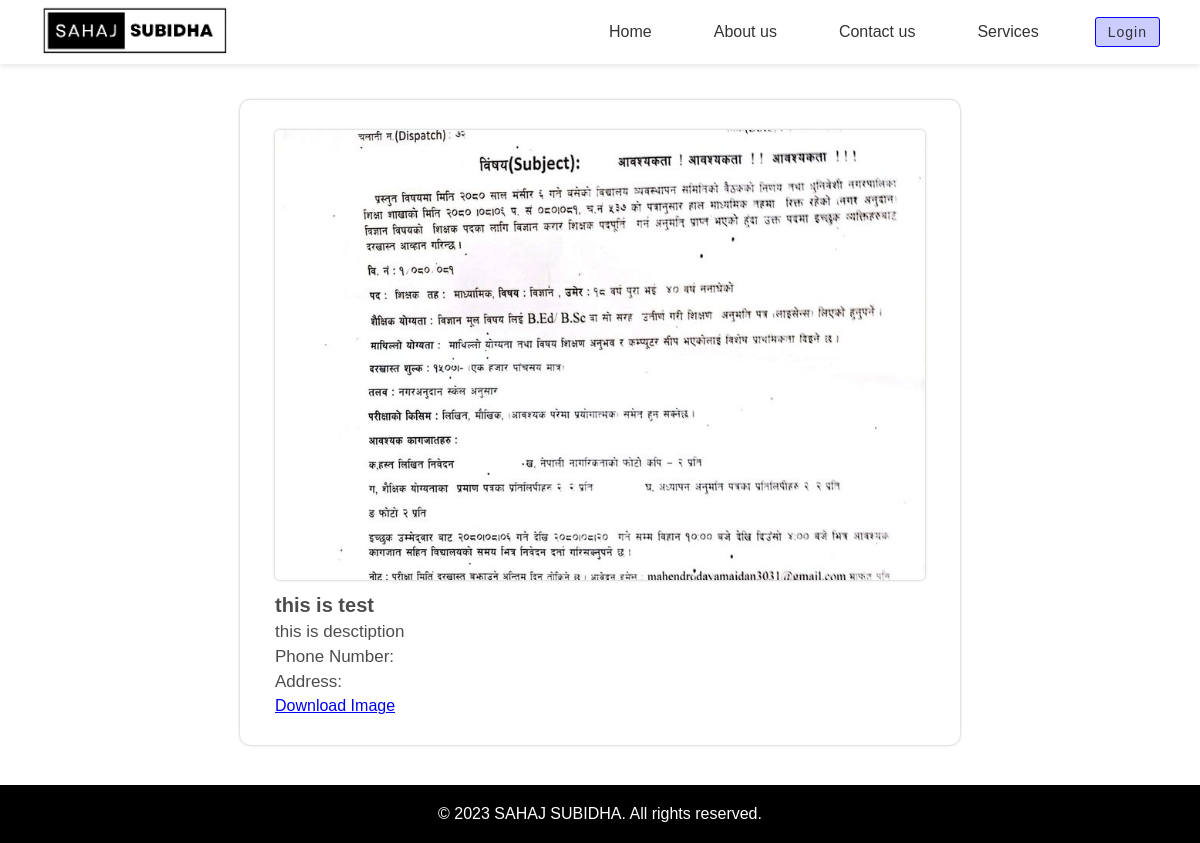
The page /singleproduct.php?view-product=2 on the database its author committed.
### tables this page shows
CREATE TABLE `category` (
  `id` int(11) NOT NULL,
  `category` varchar(255) DEFAULT NULL,
  `date` datetime DEFAULT current_timestamp()
);

CREATE TABLE `producttable` (
  `id` int(11) NOT NULL,
  `categoryid` int(11) DEFAULT NULL,
  `subcategoryid` int(11) DEFAULT NULL,
  `name` varchar(255) DEFAULT NULL,
  `description` varchar(1023) DEFAULT NULL,
  `image` varchar(255) DEFAULT NULL,
  `date` datetime DEFAULT current_timestamp(),
  `userid` int(11) DEFAULT NULL,
  `phnumber` varchar(255) DEFAULT NULL,
  `address` varchar(255) DEFAULT NULL
);

### singleproduct.php (the view, shortened to what this page needs)
<?php
$servername = "localhost";
$username = "root";
$password = "";
$dbname = "prabeshraul";
$conn = new mysqli($servername, $username, $password, $dbname);
$productId = isset($_GET['view-product']) ? mysqli_real_escape_string($conn, $_GET['view-product']) : 0;
$sqlProduct = "SELECT c.category AS category, c.id AS categoryId, s.subcategory AS subcategory, s.id AS subcategoryId,
                      p.id AS productId, p.name AS productName, p.description AS productDescription,
                      p.image, p.date, p.userId, p.id AS id, p.phnumber AS phnumber, p.address AS address
                  FROM producttable AS p
                  LEFT JOIN category AS c ON c.id = p.categoryId
                  LEFT JOIN subcategory AS s ON s.id = p.subcategoryId
                  WHERE p.id='$productId'";
$resultProduct = $conn->query($sqlProduct);
?>
<!DOCTYPE html>
<html lang="en">
<head>
    <link rel="stylesheet" href="./css/style111.css">
    <link rel="stylesheet" href="https://unpkg.com/swiper/swiper-bundle.min.css" />
    <link rel="stylesheet" href="./css/singleProduct.css">
</head>
<body>
    <?php include "./common/Navigation.php" ?>
    <div id="single-page-container">
        <div id="content-container">
            <?php
            if ($resultProduct->num_rows > 0) {
                while ($row = $resultProduct->fetch_assoc()) {
                    echo '
                    <img  src="http://localhost/SahajSubidha/dashboard/' . $row['image'] . '">
                    <div class="contentSingle">
                        <h2>' . $row['productName'] . '</h2>
                        <p>' . $row['productDescription'] . '</p>
                        <p>Phone Number: ' . $row['phnumber'] . '</p>
                        <p>Address: ' . $row['address'] . '</p>
                        <a href="http://localhost/SahajSubidha/dashboard/' . $row['image'] . '" download>Download Image</a>
                    </div>
            ';
                }
            }
            ?>
        </div>
    </div>
    <footer>
        <div class="footer-bottom">
            <p>&copy; 2023 SAHAJ SUBIDHA. All rights reserved.</p>
        </div>
    </footer>
</body>
</html>

### common/Navigation.php (shortened to what this page needs)
<?php
$servername = "localhost";
$username = "root";
$password = "";
$dbname = "prabeshraul";
$conn = new mysqli($servername, $username, $password, $dbname);
$userId = 0;
$userName = "User";
$userEmail = "user@gmail.com";
$sql = "SELECT id, category, date FROM category";
$result = $conn->query($sql);
?>
<!DOCTYPE html>
<html lang="en">
<head>
</head>
<body>
    <header class="header" style="z-index:1000000;">
        <div class="logo">
            <a href="./index.php"><img src="./common/logo.png" alt="Logo: Sahaj-Subidha"></a>
        </div>
        <nav class="nav-menu">
            <ul>
                <?php
                if ($result->num_rows > 0) {
                    while ($row = $result->fetch_assoc()) {
                        $categoryLink = strtolower($row['category']) == "home" ? './index' : './' . strtolower($row['category']);
                        $words = explode(' ', $categoryLink);
                        if ($categoryLink == './about us') {
                            $hrefValue = 'about';
                        } elseif ($categoryLink == './contact us') {
                            $hrefValue = 'contact';
                        } else {
                            $hrefValue = $words[0];
                        }
                        if ($userId < 1 && strtolower($row['category']) != "add product") {
                            echo '<li class="dropdown IndexPageActive">
                <a href="' . $hrefValue . '.php" class="dropbtn" onmouseover="onHoverFunction(' . $row['id'] . ')">' . $row['category'] . '</a></li>';
                        } elseif ($userId >= 1) {
                            echo '<li class="dropdown IndexPageActive">
                <a href="' . $hrefValue . '.php" class="dropbtn" onmouseover="onHoverFunction(' . $row['id'] . ')">' . $row['category'] . '</a></li>';
                        }
                    }
                }
                ?>
                <?php
                echo $userId < 1 ? '
                    <div id="login">
                        <a href="./auth/login.php">Login</a>
                    </div>
                ' : '
                    <div id="profile">
                        <div id="OuterProfile" onclick="profileClick()">' . strtoupper(substr($userName, 0, 1)) . '</div>
                        <div id="outerlayer">
                            <div id="userProfile">
                                <div class="topdata">
                                    <div class="imageProfile">' . strtoupper(substr($userName, 0, 1)) . '</div>
                                    <div class="userData">
                                        <div id="userName">' . $userName . '</div>
                                        <div id="userEmail">' . $userEmail . '</div>
                                    </div>
                                </div>
                                <p>
                                    Lorem ipsum dolor sit amet consectetur adipisicing elit. Quam, laboriosam?
                                </p>
                                <div id="buttons">
                                    <div><a href="./add.php">Your Posts</a></div>
                                    <div><a href="?logout=' . $userId . '" class="danger">Logout</a></div>
                                </div>
                            </div>
                        </div>
                    </div>
                ';
                ?>
            </ul>
        </nav>
    </header>
</body>
</html>

### css/style111.css (style rules this page uses)
* { box-sizing: border-box; margin: 0; padding: 0; }
body { font-family: "Montserrat", sans-serif; }
.header { display: flex; justify-content: space-between; align-items: center; padding: 5px 40px; background-color: rgb(255, 255, 255); box-shadow: 0px 2px 5px rgba(0, 0, 0, 0.1); z-index: 99; position: fixed; top: 0; left: 0; width: 100%; }
.logo { display: flex; align-items: center; transform: scale(1); transform-origin: right; box-shadow: transparent; }
.logo img { height: 50px; margin-right: 10px; }
.nav-menu ul { display: flex; list-style: none; }
.nav-menu li { margin-left: 20px; }
.nav-menu a { position: relative; font-size: 1em; font-weight: 500; color: #333; text-decoration: none; margin-left: 10px; }
.nav-menu a::after { content: ""; position: absolute; left: 0; bottom: 2px; width: 100%; height: 3px; background: #000000; border-radius: 4px; transform-origin: left; transform: scaleX(0); transition: 0.5s; }
li a { display: block; color: #000000; text-align: center; padding: 14px 16px; text-decoration: none; }
li.dropdown { position: relative; }
footer { background-color: #ffffff; color: #000000; }
.footer-bottom { text-align: center; background-color: #000000; color: #ffffff; padding: 20px 0; }

### css/singleProduct.css (style rules this page uses)
#single-page-container { min-height: 93vh; width: 100%; padding-top: 100px; display: flex; }
#content-container { min-height: 20vh; height: 100%; width: 60%; margin: 0 auto; box-shadow: 0 0 3px 0 rgba(0, 0, 0, 0.3); padding: 30px 35px; border-radius: 10px; margin-bottom: 40px; }
#content-container img { box-shadow: 0 0 3px 0 rgba(0, 0, 0, 0.3); border-radius: 5px; width: 100%; height: 450px; object-fit: cover; }
.contentSingle { margin-top: 10px; display: flex; gap: 5px; flex-direction: column; }
.contentSingle h2 { font-size: 20px; color: rgba(0, 0, 0, 0.7); }
.contentSingle p { font-size: 17px; color: rgba(0, 0, 0, 0.7); }

### common/Navigation.php (style rules this page uses)
.nav-menu { display: flex; align-items: center; height: 100%; }
#login { display: flex; align-items: center; justify-content: center; margin-left: 30px; }
#login a { border: 1px solid blue; padding: 6px 12px; border-radius: 3px; letter-spacing: 1px; background-color: rgba(0, 0, 255, 0.2); transition: .2s; font-size: 14px; }

### rows shown on the page
category: category "Home"
category: category "About us"
category: category "Contact us"
category: category "Services"
producttable: image (picture), name "this is test", description "this is desctiption"
